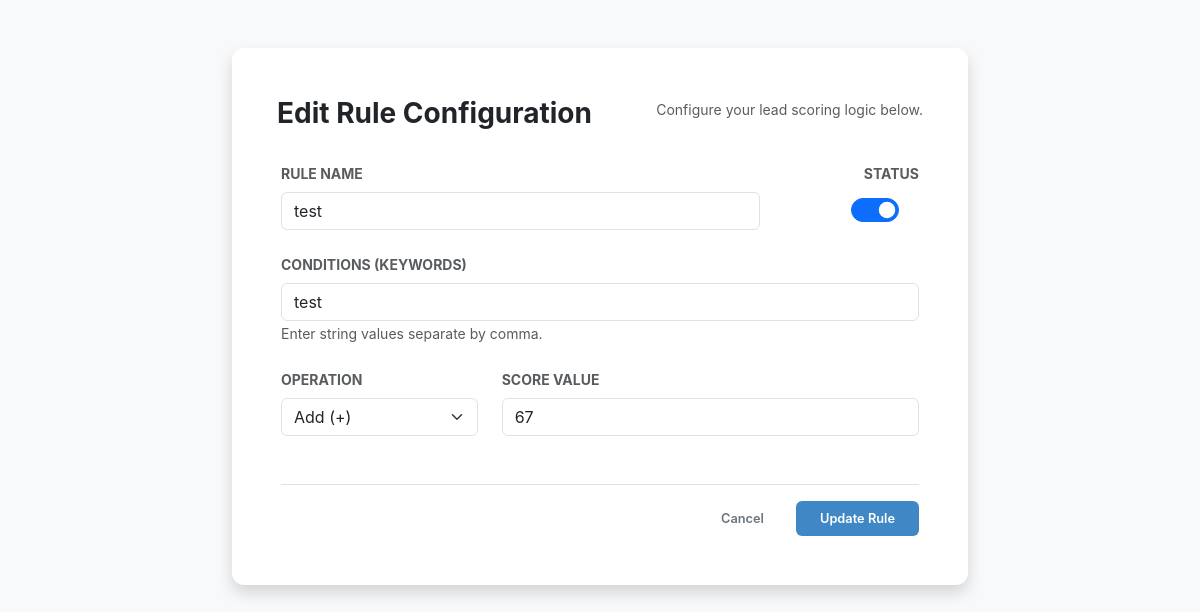
The app's page /edit_rule/2, older data.
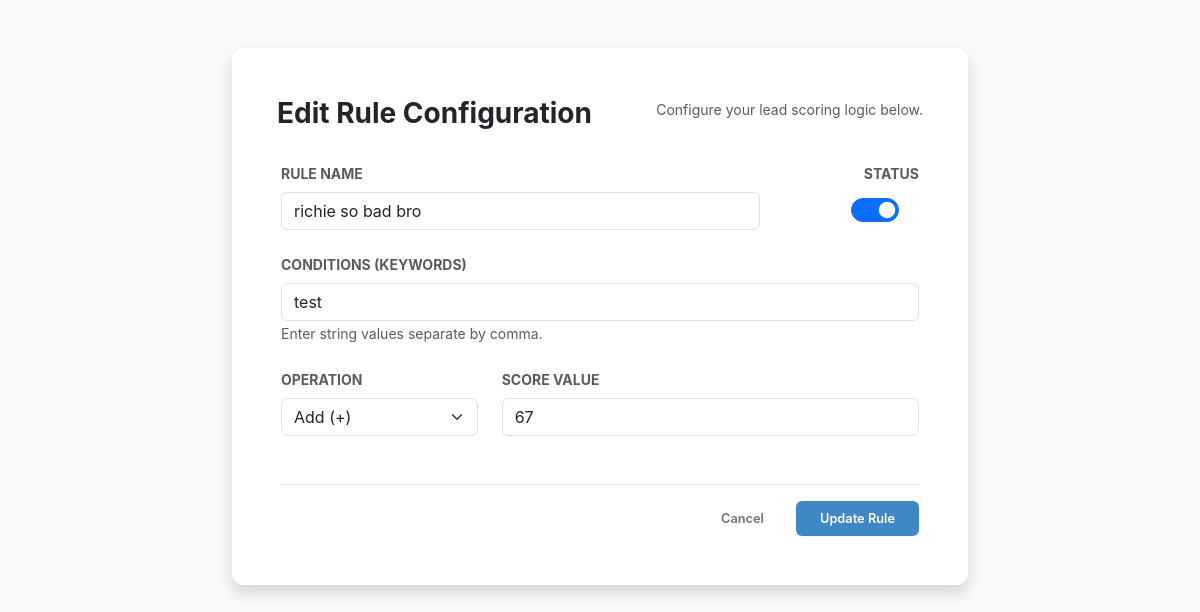
The same page, newer data.
### app.py (models this page shows)
class Rule(db.Model):
    id = db.Column(db.Integer, primary_key=True)
    name = db.Column(db.String(100), nullable=False)
    keywords = db.Column(db.String(200), nullable=False)
    score = db.Column(db.Integer, nullable=False)
    operation = db.Column(db.String(10), nullable=False, default='+')
    active = db.Column(db.Boolean, default=True)

### app.py (the view, shortened to what this page needs)
@app.route('/edit_rule/<int:id>', methods=['GET', 'POST'])
def edit_rule(id):
    rule = Rule.query.get_or_404(id)
    return render_template('rule_form.html', rule=rule, title="Edit Rule Configuration")

### app.py (called while the page is built)
@app.context_processor
def inject_search_data():
    customers = Customer.query.all()
    inquiries = Inquiry.query.all()
    rules = Rule.query.all()
    templates = AutoReplyTemplate.query.all()
    faqs = FAQ.query.all()
    search_seed = []
    for c in customers:
        search_seed.append({"display": c.name, "category": "Customer", "page": "/customers"})
    for i in inquiries:
        search_seed.append({"display": f"Inquiry: {i.customer}", "category": "Inquiry", "page": f"/inquiry/{i.id}"})
    for r in rules:
        search_seed.append({"display": r.name, "category": "Rule", "page": "/scoring"})
    for t in templates:
        search_seed.append({"display": t.title, "category": "Template", "page": "/templates-manager"})
    for f in faqs:
        search_seed.append({"display": f.question, "category": "FAQ", "page": "/templates-manager"})
    return dict(search_seed=search_seed)

### templates/rule_form.html (shortened to what this page needs)
<!DOCTYPE html>
<html lang="en">
<head>
    <link href="https://cdn.jsdelivr.net/npm/bootstrap@5.3.0/dist/css/bootstrap.min.css" rel="stylesheet">
    <link rel="stylesheet" href="{{ url_for('static', filename='style.css') }}">
</head>
<body class="bg-light">
    <div class="container mt-5">
        <div class="row justify-content-center">
            <div class="col-md-8">
                <div class="card shadow border-0">
                    <div class="card-header bg-white border-0 pt-4 pb-0">
                        <h3 class="fw-bold">{{ title }}</h3>
                        <p class="text-muted small">Configure your lead scoring logic below.</p>
                    </div>
                    <div class="card-body p-4">
                        <form method="POST">
                            <div class="d-flex justify-content-between align-items-center mb-4">
                                <div class="w-75">
                                    <label class="form-label fw-bold small text-muted">RULE NAME</label>
                                    <input type="text" class="form-control" name="name"
                                        value="{{ rule.name if rule else '' }}" placeholder="Enter rule name" required>
                                </div>
                                <div class="ms-3 text-center">
                                    <label class="form-label fw-bold small text-muted d-block">STATUS</label>
                                    <div class="form-check form-switch d-inline-block">
                                        <input class="form-check-input fs-4" type="checkbox" name="active" {% if not
                                            rule or rule.active %}checked{% endif %}>
                                    </div>
                                </div>
                            </div>
                            <div class="mb-4">
                                <label class="form-label fw-bold small text-muted">CONDITIONS (KEYWORDS)</label>
                                <input type="text" class="form-control" name="keywords"
                                    value="{{ rule.keywords if rule else '' }}"
                                    placeholder="'CEO', 'Director', 'Budget'" required>
                                <small class="text-muted">Enter string values separate by comma.</small>
                            </div>
                            <div class="row mb-5">
                                <div class="col-md-4">
                                    <label class="form-label fw-bold small text-muted">OPERATION</label>
                                    <select class="form-select" id="operation" name="operation">
                                        <option value="Add (+)" {% if rule and rule.operation=='+' %}selected{% endif %}>
                                            Add (+)</option>
                                    </select>
                                </div>
                                <div class="col-md-8">
                                    <label class="form-label fw-bold small text-muted">SCORE VALUE</label>
                                    <input type="number" class="form-control" id="score" name="score"
                                        value="{{ rule.score if rule else '' }}" placeholder="Enter value (e.g. 10)"
                                        required>
                                </div>
                            </div>
                            <div class="d-flex justify-content-end gap-2 border-top pt-3">
                                <a href="{{ url_for('lead_scoring') }}" class="btn btn-outline-secondary px-4">Cancel</a>
                                <button type="submit" class="btn btn-primary px-4">
                                    {{ 'Update Rule' if rule else 'Save Rule' }}
                                </button>
                            </div>
                        </form>
                    </div>
                </div>
            </div>
        </div>
    </div>
</body>
</html>

Row changes from the older to the newer data that the page shows:
changed Rule "test": name "test" → "richie so bad bro"
